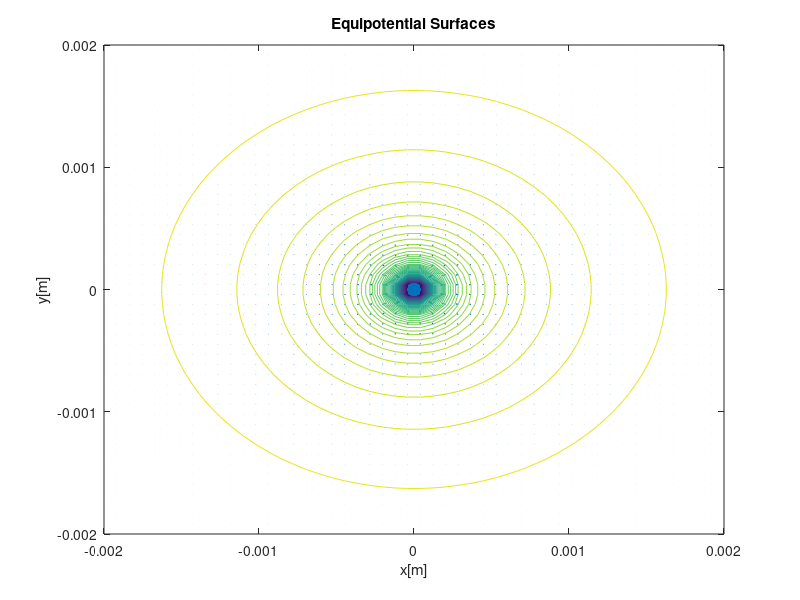
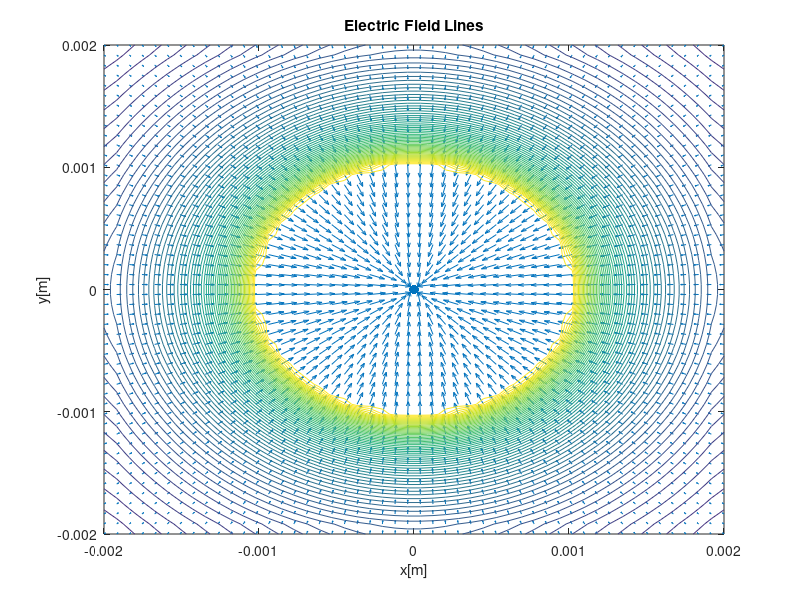

Recreate these plots in MATLAB, in order.
clear;
close all;
clc;
x = linspace(-2e-3,+2e-3,50); %Define simulation domain boundary
y = linspace(-2e-3,+2e-3,50);
Q = 1e-6; %Q = 1 uC
C = 9e+9; %Coulomb force constanct in free space
Q1 = -Q; %charge and position of Q1
x_0 = 0;
y_0 = 0;
for i=1:length(y) %Electric potential for individual Q1 at individual point
    for j=1:length(x)
        r(i,j)=sqrt((x(j)-x_0)^2 + (y(i)-y_0)^2);
        V(i,j)=C*Q1/r(i,j);
    end
end
[Ex, Ey] = gradient(-V); %Electric field = negative gradient of potential
E= sqrt(Ex.^2+Ey.^2); %Scaling the arrowlenghts for better visualization of field lines
max_E = max(max(E));
min_E = min(min(E));
E_scale=min_E+(max_E-min_E)/100;
E_x = Ex;
E_y = Ey;
E_x(E>E_scale) = E_x(E>E_scale)./E(E>E_scale)*E_scale;
E_y(E>E_scale) = E_y(E>E_scale)./E(E>E_scale)*E_scale;
E_norm = sqrt(E_x.^2 + E_y.^2);
[X, Y] = meshgrid(x,y);
figure(1)
quiver(X,Y,Ex,Ey);
hold on;
contour(X,Y,V,64);
hold on;
title('Equipotential Surfaces');
xlabel('x[m]');
ylabel('y[m]');
scatter(x_0, y_0, 100, 'filled','red');
figure(2)
quiver(X,Y,E_x,E_y);
title('Electric Field Lines');
xlabel('x[m]');
ylabel('y[m]');
hold on;
contour(X,Y,E_norm,64);
hold on;
scatter(x_0, y_0, 50, 'filled','red');
